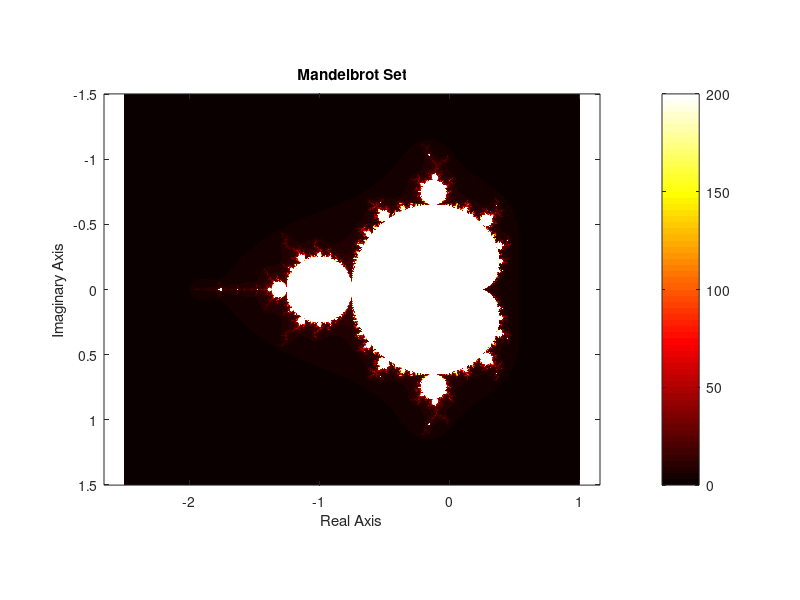

The MATLAB script that drew this image:
clc;
clear;
close all;

max_iter = 200;

x_vals = linspace(-2.5, 1, 1000);
y_vals = linspace(-1.5, 1.5, 1000);
[x_grid, y_grid] = meshgrid(x_vals, y_vals);
c_grid = x_grid + 1i*y_grid;

z_grid = zeros(size(c_grid));
mandelbrot = zeros(size(c_grid));

for k = 1:max_iter
    z_grid = z_grid.^2 + c_grid;
    mask = abs(z_grid) <= 2;
    mandelbrot(mask) = mandelbrot(mask) + 1;
end

figure;
imagesc(x_vals, y_vals, mandelbrot);
axis equal tight;
colormap(hot);
colorbar;
title('Mandelbrot Set');
xlabel('Real Axis');
ylabel('Imaginary Axis');
